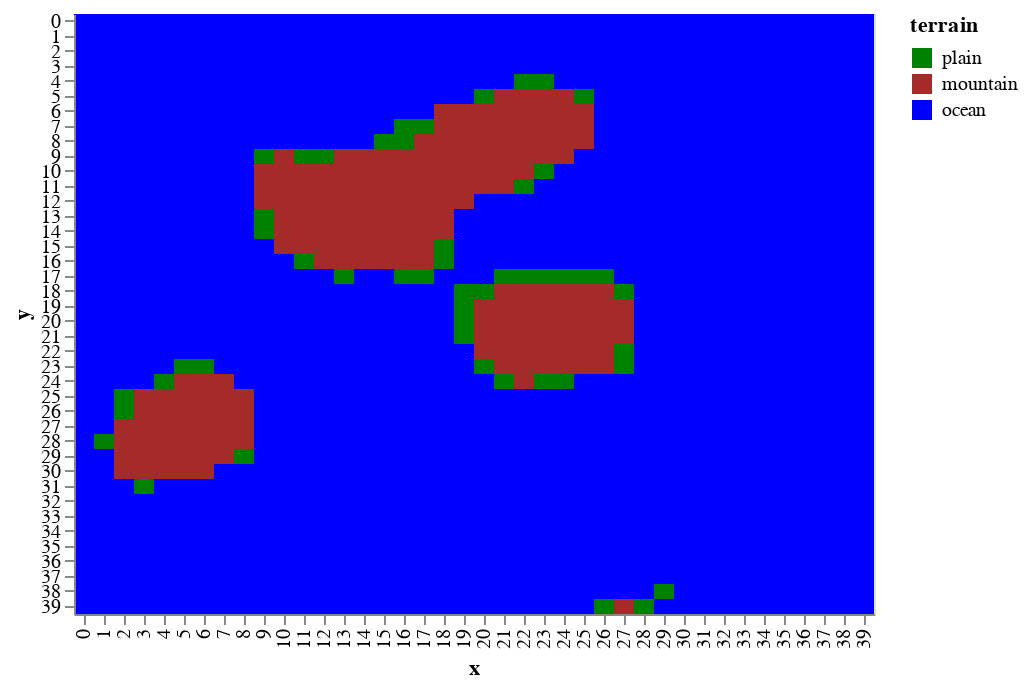

This figure's notebook cell:
### Markdown cell above
If the oceans were to come in at `height == 0` then you can assume that lower terrain is _under water_

### Code cell
draw.drawTerrainTypes(world.grid_elevation, world.landscape)

### Figure 1 — Vega-Lite specification as saved in the notebook (floating-point values rounded to 4 significant figures; data arrays with more than 128 entries replaced by an {"elided": "..."} marker saying what was removed)
{"$schema": "https://vega.github.io/schema/vega-lite/v2.6.0.json", "config": {"view": {"height": 300, "width": 400}}, "data": {"name": "data-ff1e8f3ccdaf169244731f1527a7cfdf"}, "datasets": {"data-ff1e8f3ccdaf169244731f1527a7cfdf": {"elided": "1600 records"}}, "encoding": {"color": {"field": "terrain", "scale": {"domain": ["plain", "mountain", "ocean"], "range": ["green", "brown", "blue"]}, "type": "nominal"}, "x": {"field": "x", "type": "ordinal"}, "y": {"field": "y", "type": "ordinal"}}, "mark": "rect"}
